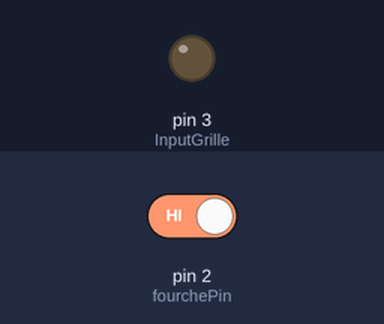
This sketch was run on a simulated Arduino Uno, built with avr-gcc and run on an emulated ATmega328P. On the bench: output pins drawn as LEDs (lit = HIGH). The inputs (shaded band) are chosen by the test bench; at power-on: pin 2 (fourchePin) HIGH. What the sketch prints to the serial monitor is not drawn.

Above: at 1.2 s.
1.3 s: pin 2 (fourchePin) driven LOW
At 1.8 s:
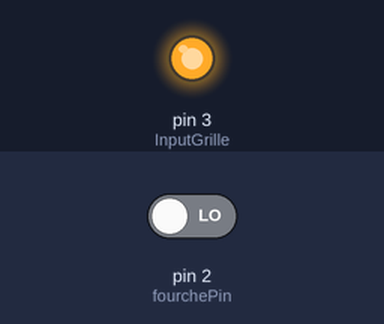
Timing chart, 0 to 4.3 s (numbered marks = the images above; inputs shaded):
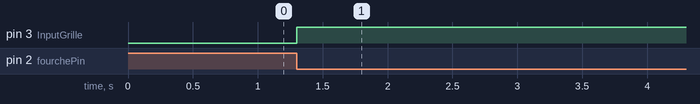

Measured:
- after the input at 1.3 s, pin 3 (InputGrille): LOW → HIGH at once

The sketch:

main.ino
```cpp
//Pin for reading optical sensor impulsions
#define fourchePin 2

//Gate pin for a MOSFET driver
#define InputGrille 3
#define TWO_PI 6.283185307179586476925286766559

#include <PID_v1.h>

//PID controller variables and gain values
double Setpoint, Input, Output,Kp = 1,Ki = 1000,Kd = 10;

//Setup controller
PID myPID(&Input, &Output, &Setpoint,Kp,Ki,Kd, DIRECT);

volatile int count,countold,trou=20;

//tempsRotDebut: time at the beginning of a revolution
//tempsRotFin: time at the end of the revolution
//tempsRotTotal: difference between these two times
unsigned long temps = 0, tempsRotDebut=0, tempsRotFin=0, tempsRotTotal=0;

//125 cm for the disk radius
float rayonDisc=0.0125,vitesse=0.0;

void setup()
{
  //PID controller definitions
  Input = vitesse;
  Setpoint = 3;

  //Turn on PID
  myPID.SetMode(AUTOMATIC);

  //Initialize counter at 0
  count = 0;
  countold = 0;

  pinMode(fourchePin, INPUT);

  //Interrupt to catch optical sensor impulsion
  attachInterrupt(digitalPinToInterrupt(fourchePin), impulseTrigger, FALLING);

  Serial.begin(2000000);
  Serial.println("VITESSE DE VOITURE");

}


void loop()
{
  //this code only occurs if an impulsion is detected
  if (countold != count)
  {
    if(count>=trou){
      //Calculation: time it takes for one full revolution
      tempsRotFin=temps;
      tempsRotTotal=tempsRotFin-tempsRotDebut;
      tempsRotDebut=tempsRotFin;

      //Speed calculation (km/hr)
      vitesse=3600*TWO_PI*rayonDisc/(tempsRotTotal);

      //Reset the counter at 0 (new revolution)
      count=0;

      //Display speed
      Serial.print("   VITESSE (km/h): ");
      Serial.println(vitesse,5);
    }

    countold = count;

    //Control system
    Input = vitesse;
    myPID.Compute();
    analogWrite(InputGrille,Output);
  }
}

void impulseTrigger()
{
  temps = millis();
  count++;
}
```
